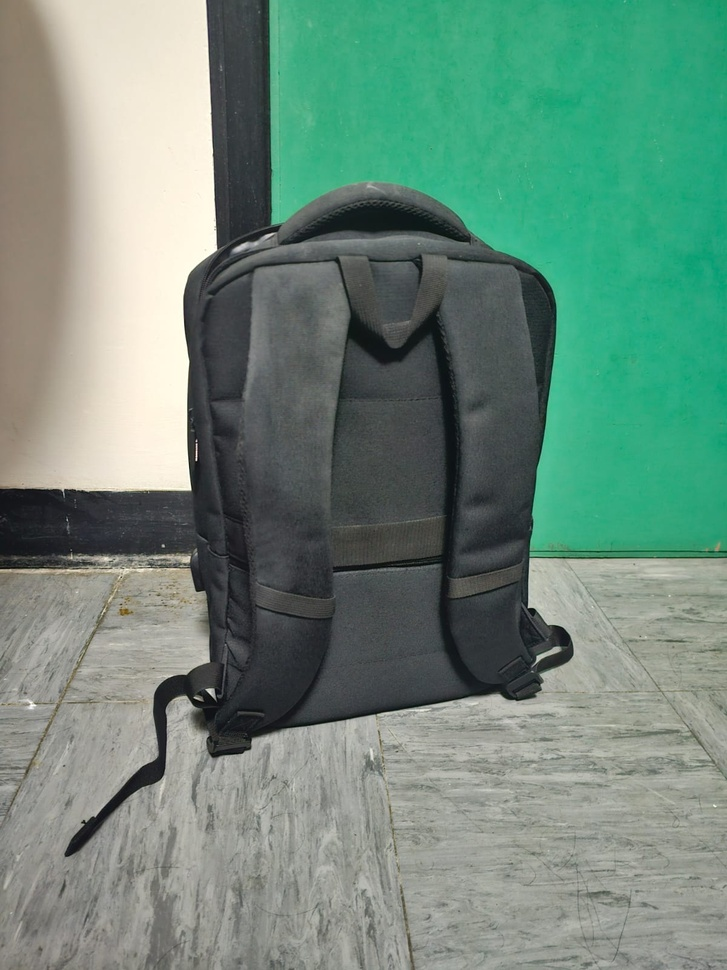
#> input picture src/Models/TestImages/bag.jpg, 727 x 970 px, shrunk from 1200 x 1600 before the run
$ python DimensionCal.py
#> lines starting #> are read from the running program, lines starting #| are printed output that depends on the picture
import cv2
import numpy as np
import os
import glob

# Defining the dimensions of checkerboard
CHECKERBOARD = (6,9)
criteria = (cv2.TERM_CRITERIA_EPS + cv2.TERM_CRITERIA_MAX_ITER, 30, 0.001)

# Creating vector to store vectors of 3D points for each checkerboard image
objpoints = []
# Creating vector to store vectors of 2D points for each checkerboard image
imgpoints = []


# Defining the world coordinates for 3D points
objp = np.zeros((1, CHECKERBOARD[0] * CHECKERBOARD[1], 3), np.float32)
objp[0,:,:2] = np.mgrid[0:CHECKERBOARD[0], 0:CHECKERBOARD[1]].T.reshape(-1, 2)
prev_img_shape = None

# Extracting path of individual image stored in a given directory
images = glob.glob('./TestImages/bag.jpg')
for fname in images:
    img = cv2.imread(fname)
#> img is the input picture: shape (970, 727, 3); mean B, G, R 123.5, 138.4, 110.2
    gray = cv2.cvtColor(img,cv2.COLOR_BGR2GRAY)
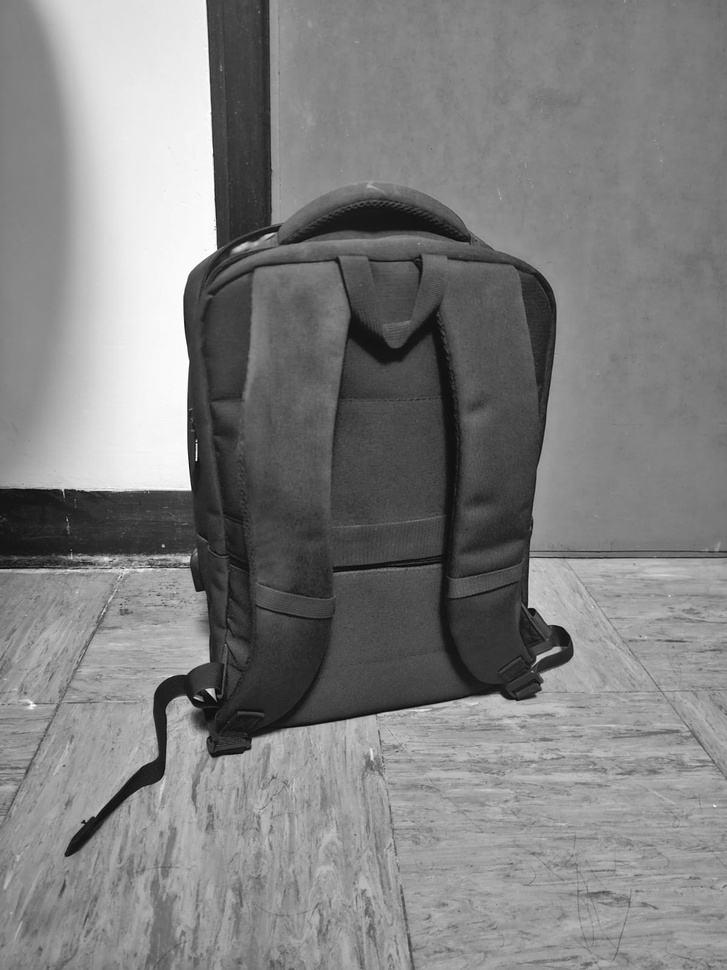
#> gray: shape (970, 727); min 1, max 254, mean 128.3
    # Find the chess board corners
    # If desired number of corners are found in the image then ret = true
    ret, corners = cv2.findChessboardCorners(gray, CHECKERBOARD, cv2.CALIB_CB_ADAPTIVE_THRESH + cv2.CALIB_CB_FAST_CHECK + cv2.CALIB_CB_NORMALIZE_IMAGE)
#> ret = False; corners = None

    """
    If desired number of corner are detected,
    we refine the pixel coordinates and display
    them on the images of checker board
    """
    if ret == True:
        objpoints.append(objp)
        # refining pixel coordinates for given 2d points.
        corners2 = cv2.cornerSubPix(gray, corners, (11,11),(-1,-1), criteria)

        imgpoints.append(corners2)

        # Draw and display the corners
        img = cv2.drawChessboardCorners(img, CHECKERBOARD, corners2, ret)

    cv2.imshow('img',img)
    cv2.waitKey(0)

cv2.destroyAllWindows()

h,w = img.shape[:2]
#> h = 970; w = 727

"""
Performing camera calibration by
passing the value of known 3D points (objpoints)
and corresponding pixel coordinates of the
detected corners (imgpoints)
"""
#> (the run stopped early here; a loop or call above may not have finished)

$ run again, with src/Models/TestImages/dp.jpg copied over src/Models/TestImages/bag.jpg
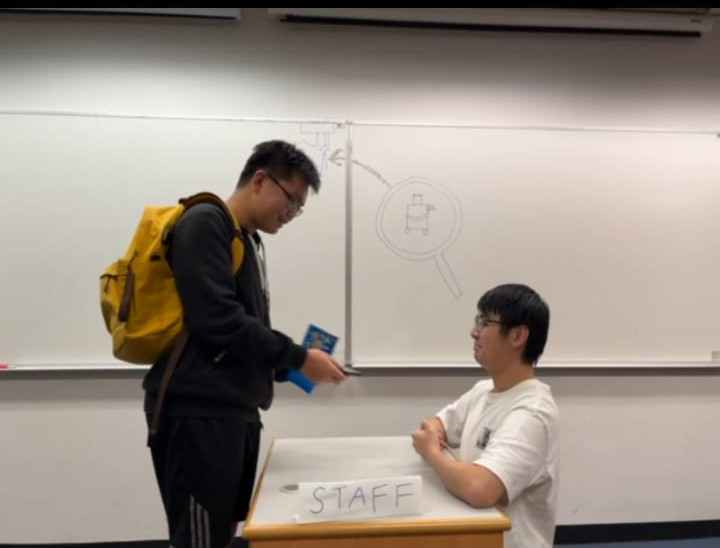
#> input picture src/Models/TestImages/dp.jpg, 720 x 548 px
#> img is the input picture: shape (548, 720, 3); mean B, G, R 135.6, 144.6, 154.7
#> `gray = cv2.cvtColor(img,cv2.COLOR_BGR2GRAY)`:
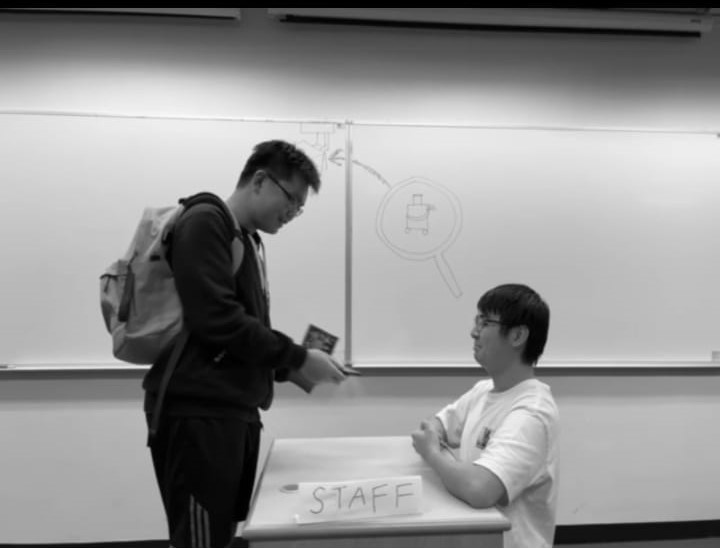
#> gray: shape (548, 720); min 0, max 251, mean 146.6
#> ret = False; corners = None

$ run again, with src/Models/TestImages/OIP.jpeg copied over src/Models/TestImages/bag.jpg
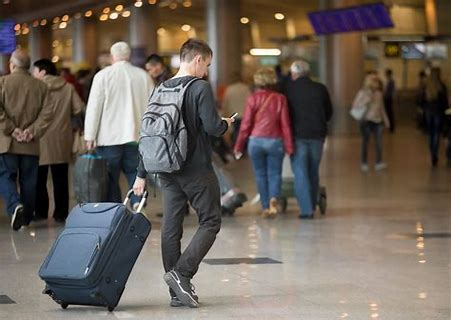
#> input picture src/Models/TestImages/OIP.jpeg, 451 x 320 px
#> img is the input picture: shape (320, 451, 3); mean B, G, R 87.5, 96.5, 107.1
#> `gray = cv2.cvtColor(img,cv2.COLOR_BGR2GRAY)`:
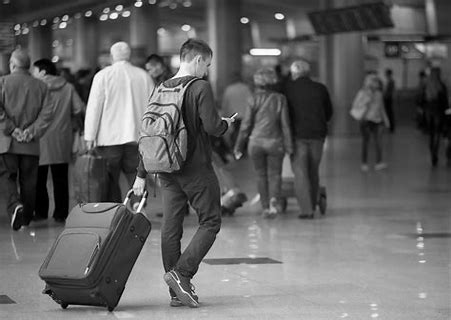
#> gray: shape (320, 451); min 0, max 255, mean 98.6
#> ret = False; corners = None
